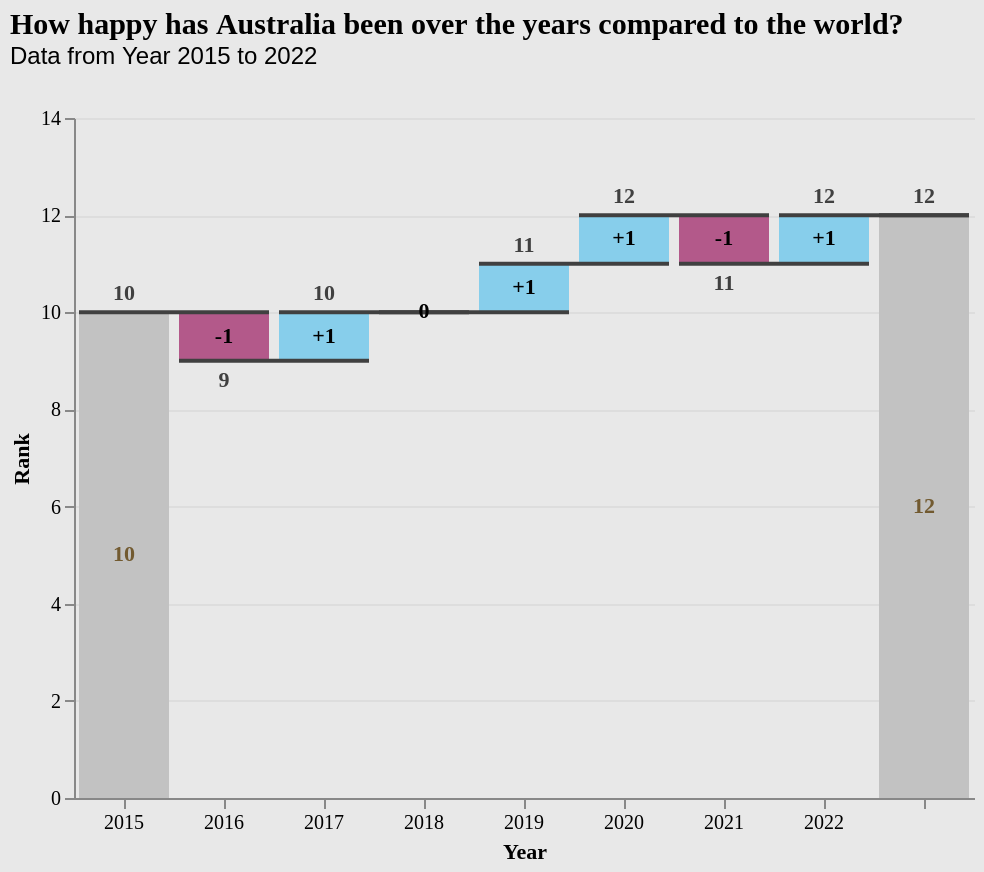

Write a Vega-Lite specification for this figure.
### Vega-Lite specification from a JSON file in a GitHub repository (floating-point values rounded to 4 significant figures)
{"$schema": "https://vega.github.io/schema/vega-lite/v5.json", "title": {"text": "How happy has Australia been over the years compared to the world?", "subtitle": "Data from Year 2015 to 2022"}, "background": "#E8E8E8", "width": 450, "height": 340, "data": {"values": [{"label": "2015", "rank": 10}, {"label": "2016", "rank": -1}, {"label": "2017", "rank": 1}, {"label": "2018", "rank": 0}, {"label": "2019", "rank": 1}, {"label": "2020", "rank": 1}, {"label": "2021", "rank": -1}, {"label": "2022", "rank": 1}, {"label": " ", "rank": 0}]}, "transform": [{"window": [{"op": "sum", "field": "rank", "as": "sum"}]}, {"window": [{"op": "lead", "field": "label", "as": "lead"}]}, {"calculate": "datum.lead === null ? datum.label : datum.lead", "as": "lead"}, {"calculate": "datum.label === ' ' ? 0 : datum.sum - datum.rank", "as": "previous_sum"}, {"calculate": "datum.label === ' ' ? datum.sum - datum.previous_sum : datum.rank", "as": "rank"}, {"calculate": "(datum.label !== '2015' && datum.label !== ' ' && datum.rank > 0 ? '+' : '') + datum.rank", "as": "text_rank"}, {"calculate": "(datum.sum + datum.previous_sum) / 2", "as": "center"}, {"calculate": "datum.sum < datum.previous_sum ? datum.sum : ''", "as": "sum_dec"}, {"calculate": "datum.sum > datum.previous_sum ? datum.sum : ''", "as": "sum_inc"}], "encoding": {"x": {"field": "label", "type": "ordinal", "sort": null, "axis": {"labelAngle": 0, "title": "Year", "labelFont": "Gill Sans", "titleFont": "Gill Sans"}}}, "layer": [{"mark": {"type": "bar", "size": 45}, "encoding": {"y": {"field": "previous_sum", "type": "quantitative", "title": "Rank", "scale": {"domain": [0, 14]}, "axis": {"labelFont": "Gill Sans", "titleFont": "Gill Sans"}}, "y2": {"field": "sum"}, "color": {"condition": [{"test": "datum.label === '2015' || datum.label === ' '", "value": "#C2C2C2"}, {"test": "datum.sum < datum.previous_sum", "value": "#B3598A"}], "value": "skyblue"}}}, {"mark": {"type": "rule", "color": "#404040", "opacity": 1, "strokeWidth": 2, "xOffset": -22.5, "x2Offset": 22.5}, "encoding": {"x2": {"field": "lead"}, "y": {"field": "sum", "type": "quantitative"}}}, {"mark": {"type": "text", "dy": -4, "baseline": "bottom"}, "encoding": {"y": {"field": "sum_inc", "type": "quantitative"}, "text": {"field": "sum_inc", "type": "nominal"}}}, {"mark": {"type": "text", "dy": 4, "baseline": "top"}, "encoding": {"y": {"field": "sum_dec", "type": "quantitative"}, "text": {"field": "sum_dec", "type": "nominal"}}}, {"mark": {"type": "text", "fontWeight": "bold", "baseline": "middle"}, "encoding": {"y": {"field": "center", "type": "quantitative"}, "text": {"field": "text_rank", "type": "nominal"}, "color": {"condition": [{"test": "datum.label === '2015' || datum.label === ' '", "value": "#725a30"}], "value": "black"}}}], "config": {"view": {"stroke": "transparent"}, "text": {"fontWeight": "bold", "color": "#404040", "font": "Gill Sans"}, "title": {"anchor": "start", "fontSize": 15, "font": "Gill Sans", "offset": 20}}}
